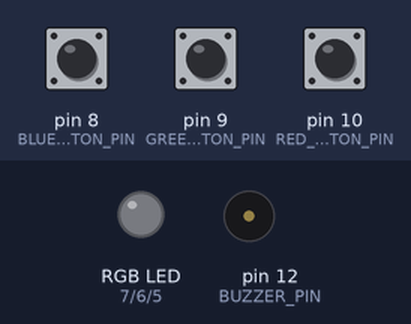
Simulated run of this sketch. Board: Arduino Uno, built with avr-gcc and run on an emulated ATmega328P. Parts: an RGB LED mixed from three pins (HIGH = lit), buzzer (waves = sounding, pin HIGH). Inputs (shaded band) come from the test bench; at power-on: pin 8 (BLUE_BUTTON_PIN) HIGH, pin 9 (GREEN_BUTTON_PIN) HIGH, pin 10 (RED_BUTTON_PIN) HIGH.

Above: at 1.2 s.
1.3 s: pin 8 (BLUE_BUTTON_PIN) pulled LOW for 0.15 s
At 2.1 s:
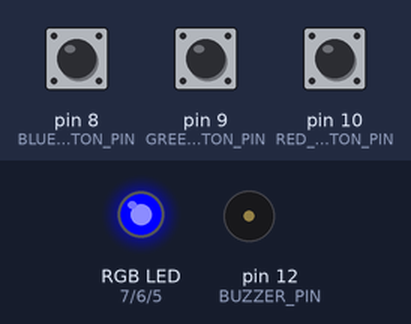
3.0 s: pin 9 (GREEN_BUTTON_PIN) pulled LOW for 1 s
At 5.2 s:
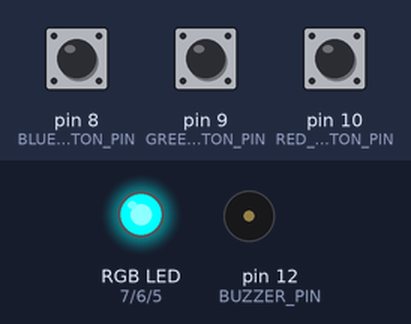
6.0 s: pin 10 (RED_BUTTON_PIN) pulled LOW for 3.2 s
At 10.4 s:
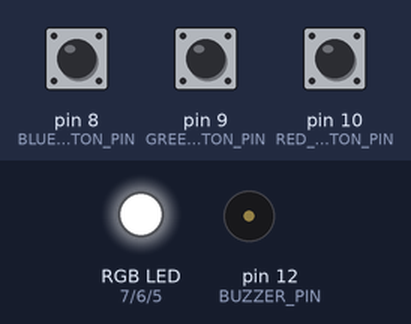
10.7 s: pin 9 (GREEN_BUTTON_PIN) pulled LOW for 0.15 s
At 11.6 s:
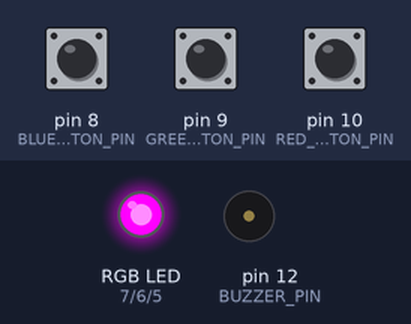
12.4 s: pin 8 (BLUE_BUTTON_PIN) pulled LOW for 1 s
At 14.8 s:
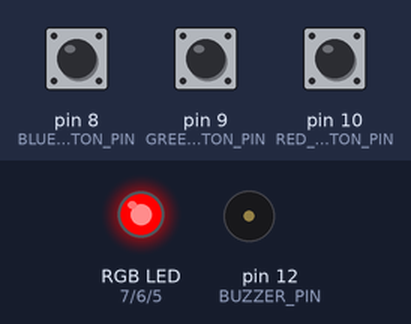
15.4 s: pin 9 (GREEN_BUTTON_PIN) pulled LOW for 0.15 s
At 16.4 s:
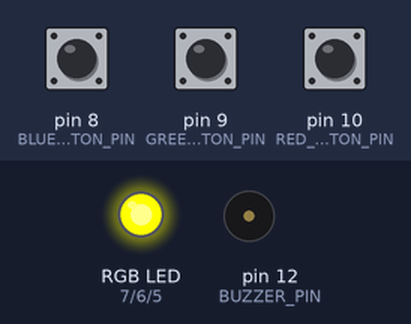
Timing chart, 0 to 18.1 s (numbered marks = the images above; inputs shaded):
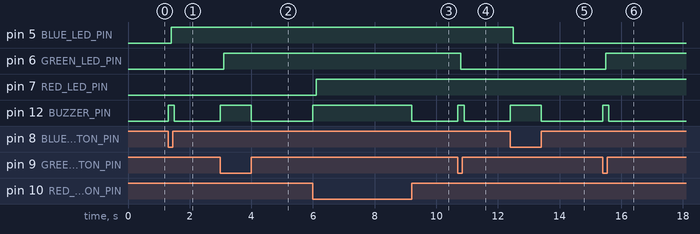

Measured:
- after the input at 1.3 s, pin 5 (BLUE_LED_PIN): LOW → HIGH after 0.10 s; pin 12 (BUZZER_PIN): LOW → HIGH at once, → LOW 0.20 s later
- after the input at 3.0 s, pin 6 (GREEN_LED_PIN): LOW → HIGH after 0.10 s; pin 12 (BUZZER_PIN): LOW → HIGH at once, → LOW 1.0 s later
- after the input at 6.0 s, pin 7 (RED_LED_PIN): LOW → HIGH after 0.10 s; pin 12 (BUZZER_PIN): LOW → HIGH at once, → LOW 3.2 s later
- after the input at 10.7 s, pin 6 (GREEN_LED_PIN): HIGH → LOW after 0.10 s; pin 12 (BUZZER_PIN): LOW → HIGH at once, → LOW 0.20 s later
- after the input at 12.4 s, pin 5 (BLUE_LED_PIN): HIGH → LOW after 0.10 s; pin 12 (BUZZER_PIN): LOW → HIGH at once, → LOW 1.0 s later
- after the input at 15.4 s, pin 6 (GREEN_LED_PIN): LOW → HIGH after 0.10 s; pin 12 (BUZZER_PIN): LOW → HIGH at once, → LOW 0.20 s later

The sketch:

rgb-led-3-buttons.ino
```cpp
const int BUZZER_PIN = 12;

const int RED_BUTTON_PIN = 10;
const int GREEN_BUTTON_PIN = 9;
const int BLUE_BUTTON_PIN = 8;

const int RED_LED_PIN = 7;
const int GREEN_LED_PIN = 6;
const int BLUE_LED_PIN = 5;

int redLedState = LOW;
int lastRedButtonState;
int currentRedButtonState;

int greenLedState = LOW;
int lastGreenButtonState;
int currentGreenButtonState;

int blueLedState = LOW;
int lastBlueButtonState;
int currentBlueButtonState;

byte leds = 0;

void setup(){

  pinMode(BUZZER_PIN, OUTPUT);

  pinMode(RED_LED_PIN, OUTPUT);
  pinMode(GREEN_LED_PIN, OUTPUT);
  pinMode(BLUE_LED_PIN, OUTPUT);

  pinMode(RED_BUTTON_PIN, INPUT_PULLUP);
  pinMode(GREEN_BUTTON_PIN, INPUT_PULLUP);
  pinMode(BLUE_BUTTON_PIN, INPUT_PULLUP);

  currentRedButtonState = digitalRead(RED_BUTTON_PIN);
  currentGreenButtonState = digitalRead(GREEN_BUTTON_PIN);
  currentBlueButtonState = digitalRead(BLUE_BUTTON_PIN);
}

void loop() {
  lastRedButtonState = currentRedButtonState;
  lastGreenButtonState = currentGreenButtonState;
  lastBlueButtonState = currentBlueButtonState;

  currentRedButtonState = digitalRead(RED_BUTTON_PIN);
  currentGreenButtonState = digitalRead(GREEN_BUTTON_PIN);
  currentBlueButtonState = digitalRead(BLUE_BUTTON_PIN);

  if(currentRedButtonState == LOW || currentGreenButtonState == LOW || currentBlueButtonState == LOW){
    digitalWrite(BUZZER_PIN, HIGH);
    delay(100);
    digitalWrite(BUZZER_PIN, LOW);
  }

  if (lastRedButtonState == HIGH && currentRedButtonState == LOW){
    redLedState = !redLedState;
    digitalWrite(RED_LED_PIN, redLedState);
  }

  if (lastGreenButtonState == HIGH && currentGreenButtonState == LOW){
    greenLedState = !greenLedState;
    digitalWrite(GREEN_LED_PIN, greenLedState);
  }

  if (lastBlueButtonState == HIGH && currentBlueButtonState == LOW){
    blueLedState = !blueLedState;
    digitalWrite(BLUE_LED_PIN, blueLedState);
  }
}
```
